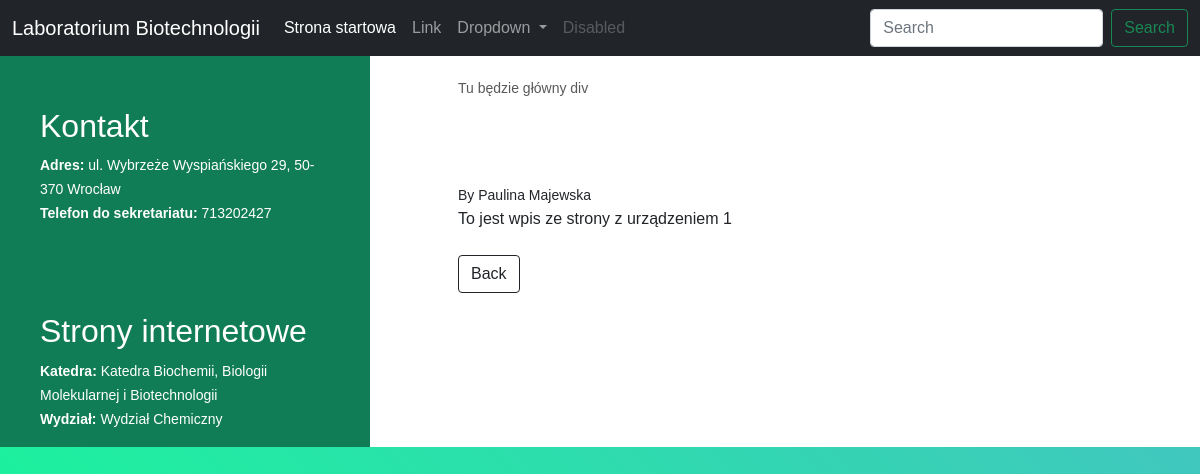
The app's page /wpis/4 with its own data.
### Urzadzenia/models.py (models this page shows, shortened)
class Post(models.Model):
    Nazwa = models.ForeignKey(Urzadzenia, on_delete=models.CASCADE, null=True)
    Urzytkownik = models.ForeignKey(User, on_delete=models.PROTECT)
    Czas_i_data_rozpoczęcia_pracy = models.DateTimeField(default=timezone.now)
    Czas_i_data_zakończenia_pracy = models.DateTimeField(default=timezone.now)
    Uwagi = models.TextField(blank=True)
    class Meta:
        verbose_name = 'Wpis urzytkownika'
        verbose_name_plural = 'Wpisy urzytkowników'

### Urzadzenia/views.py (the view)
# urls.py: path('wpis/<int:pk>', PostDetailView.as_view(), name='post_detail'),
class PostDetailView(DetailView):
    model = Post
    template_name = 'post_details.html'

### Urzadzenia/models.py (called while the page is built)
    def __str__(self):
        return self.Nazwa

### Urzadzenia/Templates/post_details.html
{% extends 'base.html' %} {% block content %}
<h1>{{ post.Nazwa }}</h1>
<small>
  By {{ post.Urzytkownik.first_name }} {{ post.Urzytkownik.last_name }}</small
><br />
{{ post.Uwagi }}
<br />
<br />
<a href="{% url 'post' %}" class="btn btn-outline-dark">Back</a>
{% endblock %}

### Urzadzenia/static/Urzadzenia/style.css (style rules this page uses)
body { margin: 0; padding: 0; background: linear-gradient(45deg, #10ff93, #40c7be); font-family: "Montserrat", sans-serif; }
h1 { color: white; font-weight: 700; font-size: 31px; line-height: 35px; margin-left: 40px; }

### records on screen
Post: Urzytkownik.first_name "Paulina", Urzytkownik.last_name "Majewska", Uwagi "To jest wpis ze strony z urządzeniem 1"
